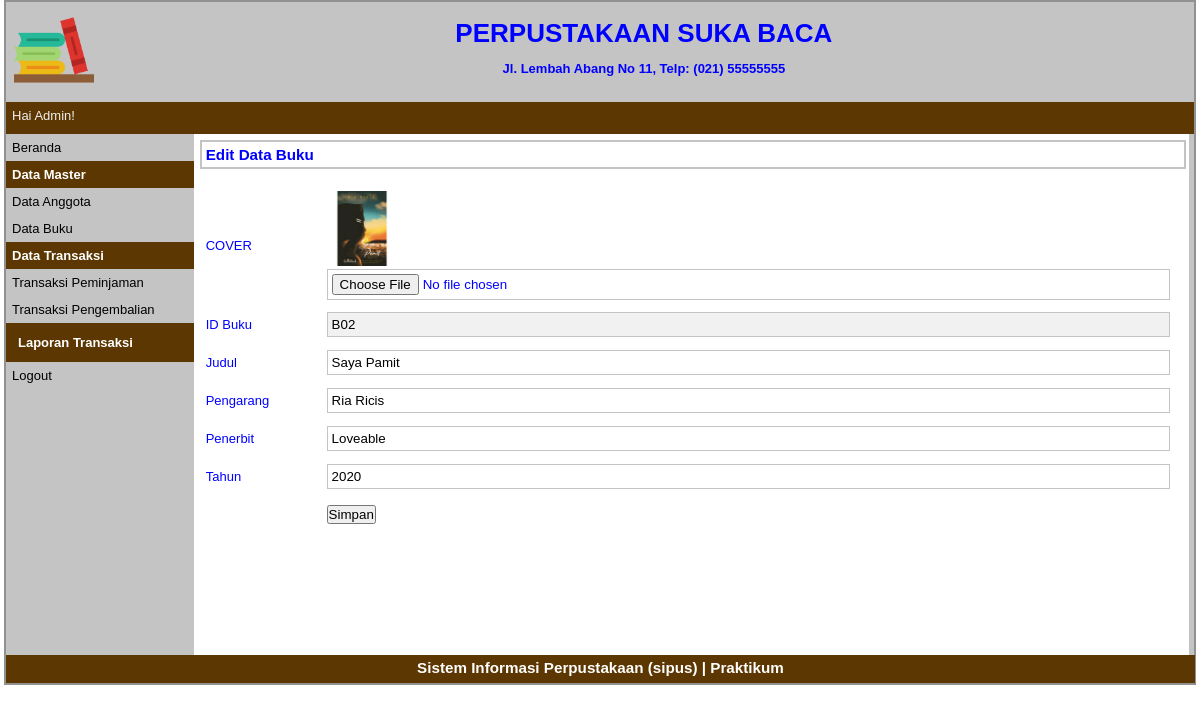
The app's page /php/src/index.php?p=buku-edit&id=B02 (signed in) with its own data.
### tables this page shows
CREATE TABLE `tbbuku` (
  `idbuku` varchar(5) NOT NULL,
  `judul` varchar(30) NOT NULL,
  `pengarang` varchar(20) NOT NULL,
  `penerbit` varchar(20) NOT NULL,
  `tahun` varchar(5) NOT NULL,
  `cover` varchar(35) NOT NULL
);

### php/src/pages/buku-edit.php (the view, shortened to what this page needs)
<?php
    $id_buku = $_GET['id'];
    $q_tampil_buku = mysqli_query($db, "SELECT * FROM tbbuku WHERE idbuku = '$id_buku'");
    $r_tampil_buku = mysqli_fetch_array($q_tampil_buku);
    if (empty($r_tampil_buku['cover']) or ($r_tampil_buku['cover'] == '-')) {
        $cover = "admin-no-photo.jpg";
    } else {
        $cover = $r_tampil_buku['cover'];
    }
?>
<div id="label-page"><h3>Edit Data Buku</h3></div>
<div id="content">
    <form action="proses/buku-edit-proses.php" method="post" enctype="multipart/form-data">
        <table id="tabel-input">
            <tr>
                <td class="label-formulir">COVER</td>
                <td class="isian-formulir">
                    <img src="images/<?php echo $cover; ?>" width="70px" height="75px">
                    <input type="file" name="cover" class="isian-formulir isian-formulir-border">
                </td>
            </tr>
            <tr>
                <td class="label-formulir">ID Buku</td>
                <td class="isian-formulir"><input type="text" name="id_buku" value="<?php echo $r_tampil_buku['idbuku'];?>" readonly="readonly" class="isian-formulir isian-formulir-border warna-formulir-disabled "></td>
            </tr>
            <tr>
                <td class="label-formulir">Judul</td>
                <td class="isian-formulir"><input type="text" name="judul" value="<?php echo $r_tampil_buku['judul'];?>" class="isian-formulir isian-formulir-border"></td>
            </tr>
            <tr>
                <td class="label-formulir">Pengarang</td>
                <td class="isian-formulir"><input type="text" name="pengarang" value="<?php echo $r_tampil_buku['pengarang'];?>" class="isian-formulir isian-formulir-border"></td>
            </tr>
            <tr>
                <td class="label-formulir">Penerbit</td>
                <td class="isian-formulir"><input type="text" name="penerbit" value="<?php echo $r_tampil_buku['penerbit'];?>" class="isian-formulir isian-formulir-border"></td>
            </tr>
            <tr>
                <td class="label-formulir">Tahun</td>
                <td class="isian-formulir"><input type="text" name="tahun" value="<?php echo $r_tampil_buku['tahun'];?>" class="isian-formulir isian-formulir-border"></td>
            </tr>
            <tr>
                <td class="label-formulir"></td>
                <td class="isian-formulir"><input type="submit" name="simpan" value="Simpan" id="tombol-simpan"></td>
            </tr>
        </table>
    </form>
</div>

### php/src/style.css (style rules this page uses)
* { margin: 0px; padding: 0px; }
body { font-family: sans-serif; font-size: 13px; color: blue; }
#label-page { margin-top: 6px; margin-bottom: 6px; margin-left: 6px; border: 2px solid #C4C4C4; padding: 4px; width: 97.9%; }
#content { float: left; width: 96.8%; min-height: 454px; padding: 10px; margin-bottom: 6px; }
#tabel-input { width: 100%; }
.label-formulir { width: 12%; height: 36px; margin: 20px; }
.isian-formulir { width: 80%; padding: 4px; width: 99.8%; }
.isian-formulir-border { border: 1px solid #C4C4C4; }
.warna-formulir-disabled { background-color: #F1F1F1; }

### records on screen
tbbuku: cover (picture), id_buku "B02", judul "Saya Pamit", pengarang "Ria Ricis", penerbit "Loveable", tahun "2020"

### other values on screen
$_SESSION['sesi'] "Admin"
